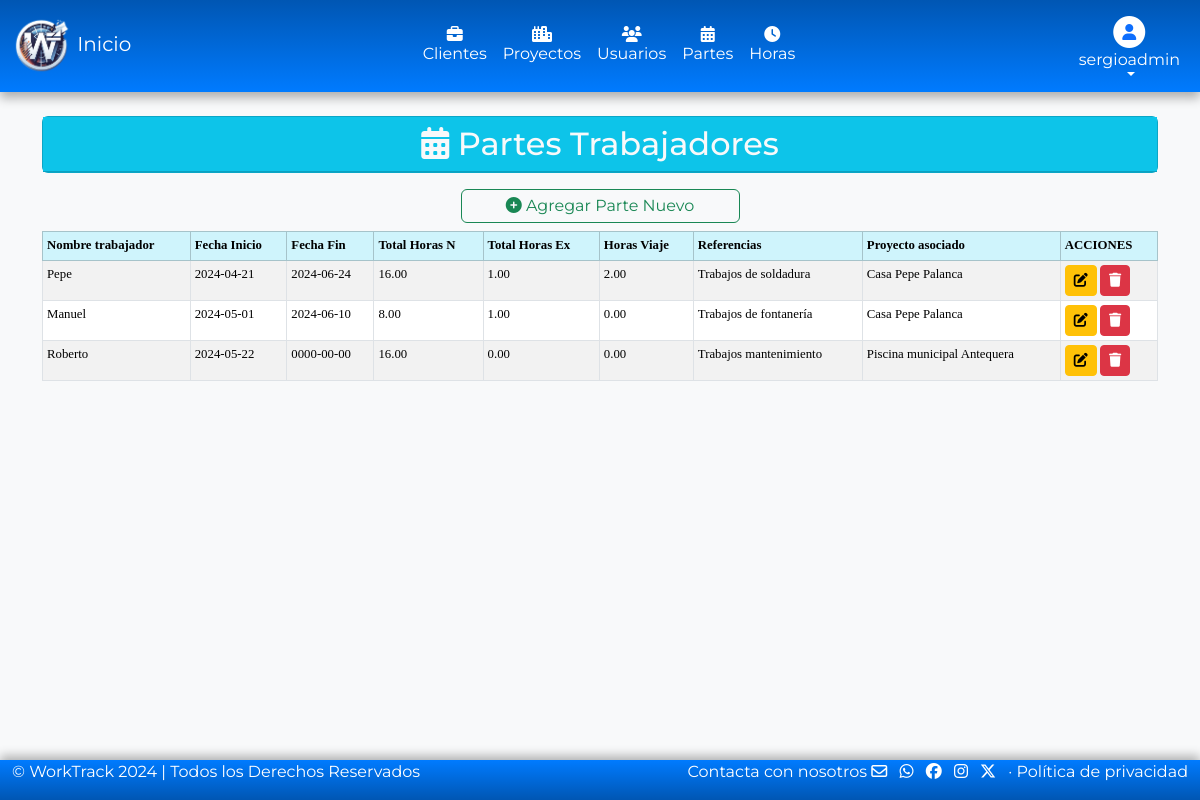
The page /models/partes/partes.php (signed in) on the database as committed earlier.
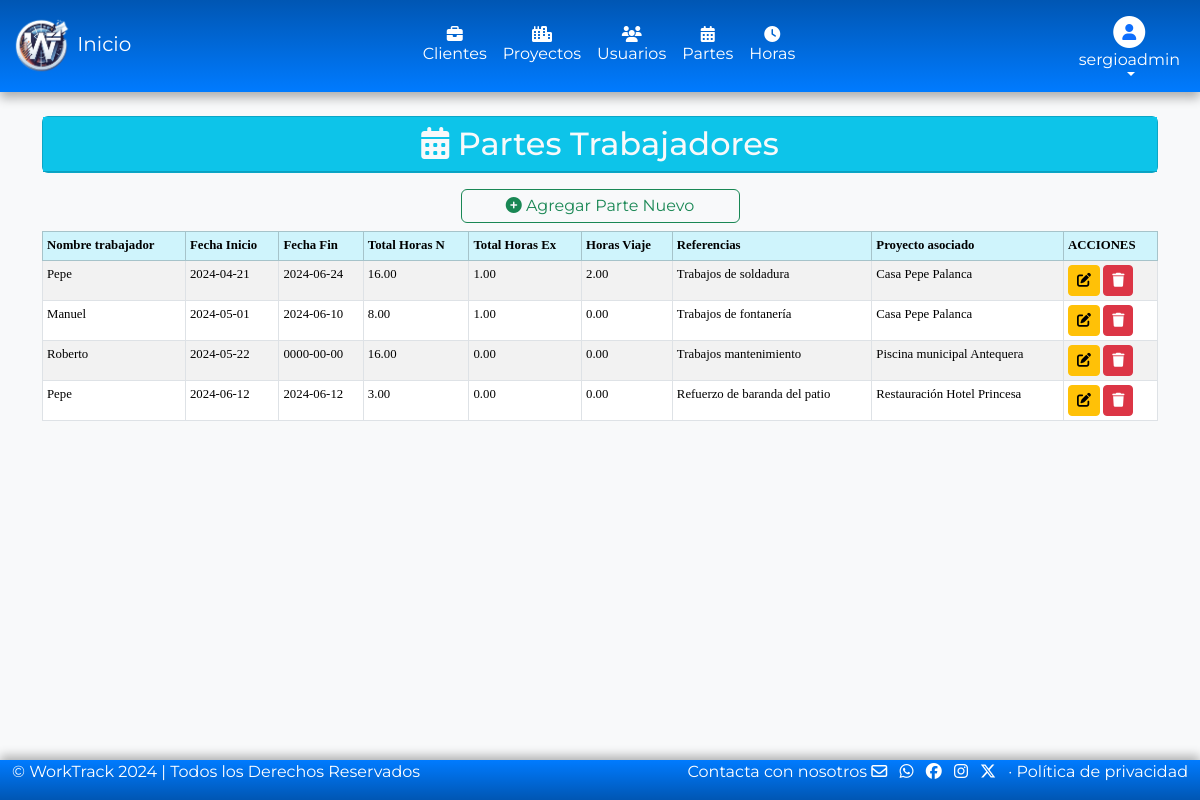
The same page on the database as committed later.
### tables this page shows
CREATE TABLE `partes` (
  `idParte` int(11) NOT NULL,
  `fechaInicio` date DEFAULT NULL,
  `fechaFin` date DEFAULT NULL,
  `totalHorasNormales` decimal(5,2) DEFAULT NULL,
  `totalHorasExtras` decimal(5,2) DEFAULT NULL,
  `horasViaje` decimal(5,2) DEFAULT NULL,
  `comentarios` text DEFAULT NULL,
  `idUsuario` int(11) DEFAULT NULL,
  `idProyecto` int(11) DEFAULT NULL
);

CREATE TABLE `usuarios` (
  `idUsuario` int(11) NOT NULL,
  `usuario` varchar(50) NOT NULL,
  `password` varchar(100) NOT NULL,
  `nombre` varchar(50) DEFAULT NULL,
  `apellidos` varchar(100) DEFAULT NULL,
  `direccion` varchar(100) DEFAULT NULL,
  `telefono` varchar(9) DEFAULT NULL,
  `email` varchar(50) DEFAULT NULL,
  `idRol` int(5) NOT NULL
);

CREATE TABLE `proyectos` (
  `idProyecto` int(11) NOT NULL,
  `nombre` varchar(100) DEFAULT NULL,
  `lugar` varchar(100) DEFAULT NULL,
  `fechaInicio` date DEFAULT NULL,
  `fechaFin` date DEFAULT NULL,
  `idCliente` int(11) DEFAULT NULL
);

### models/partes/partes.php (the view, shortened to what this page needs)
<?php
require '../../config/conexion.php';
if ($_SESSION['rol'] == 1) {
    $consultaParte = $conexionbd->prepare("SELECT partes.idParte, partes.fechaInicio, partes.fechaFin,
    SUM(partesHoras.horasNormales) AS totalHorasNormales,
    SUM(partesHoras.horasExtras) AS totalHorasExtras,
    partes.horasViaje, partes.comentarios, usuarios.nombre AS nombreUsuario, proyectos.nombre AS nombreProyecto
    FROM partes
    INNER JOIN usuarios ON partes.idUsuario = usuarios.idUsuario
    INNER JOIN proyectos ON partes.idProyecto = proyectos.idProyecto
    LEFT JOIN partesHoras ON partes.idParte = partesHoras.idParte
    GROUP BY partes.idParte
");
$consultaParte->execute();
}
?>
<!DOCTYPE html>
<html lang="es">
<head>
    <link rel="stylesheet" href="../../assets/css/bootstrap.min.css">
    <link rel="stylesheet" href="../../assets/css/all.min.css">
</head>
<header>
    <?php
    if ($_SESSION['rol'] == 1) {
        require_once('../headerAdmin.php');
    } elseif ($_SESSION['rol'] == 2) {
        require_once('../headerUser.php');
    }
    ?>
</header>
<body>
    <div class="container py-4">
        <div class="card text-bg-info mb-3">
            <span class="placeholder-wave col-12 placeholder-lg bg-info">
                <h2 class="card-header text-center text-light"><i class="fa-solid fa-calendar-days"></i> Partes Trabajadores</h2>
            </span>
        </div>
        <div class="d-grid col-3 mx-auto">
            <a href="#" class="btn btn-outline-success p-1" data-bs-toggle="modal" data-bs-target="#nuevoParteModal"><i class="fa-solid fa-circle-plus"></i> Agregar Parte Nuevo</a>
        </div>
        <div class="table-responsive-sm">
            <table class="table table-striped table-sm table-hover table-bordered mt-2" style="font-size: 0.8em;">
                <thead class="table-info">
                    <tr>
                        <th>Nombre trabajador</th>
                        <th>Fecha Inicio</th>
                        <th>Fecha Fin</th>
                        <th>Total Horas N</th>
                        <th>Total Horas Ex</th>
                        <th>Horas Viaje</th>
                        <th>Referencias</th>
                        <th>Proyecto asociado</th>
                        <th>ACCIONES</th>
                    </tr>
                </thead>
                <tbody class="table-secundary">
                    <?php while ($registro = $consultaParte->fetch(PDO::FETCH_ASSOC)) : ?>
                        <tr>
                            <td><?= $registro['nombreUsuario'] ?></td>
                            <td><?= $registro['fechaInicio'] ?></td>
                            <td><?= $registro['fechaFin'] ?></td>
                            <td><?= $registro['totalHorasNormales'] ?></td>
                            <td><?= $registro['totalHorasExtras'] ?></td>
                            <td><?= $registro['horasViaje'] ?></td>
                            <td><?= $registro['comentarios'] ?></td>
                            <td><?= $registro['nombreProyecto'] ?></td>
                            <td>
                                <a href="#" class="btn btn-sm btn-warning" data-bs-toggle="modal" data-bs-target="#editarParteModal" data-bs-id="<?= $registro['idParte'] ?>">
                                    <i class="fa-solid fa-pen-to-square"></i>
                                </a>
                                <a href="#" class="btn btn-sm btn-danger" data-bs-toggle="modal" data-bs-target="#eliminarParteModal" data-bs-id="<?= $registro['idParte'] ?>">
                                    <i class="fa-solid fa-trash"></i>
                                </a>
                            </td>
                        </tr>
                    <?php endwhile; ?>
                </tbody>
            </table>
        </div>
    </div>
</body>
<footer>
    <?php
    require_once('../footer.php');
    ?>
</footer>
</html>

Rows that differ between the two databases and show on the page:
added partes: idUsuario.nombre "Pepe", fechaInicio "2024-06-12", fechaFin "2024-06-12", totalHorasNormales "3.00", totalHorasExtras "0.00", horasViaje "0.00", comentarios "Refuerzo de baranda del patio", idProyecto.nombre "Restauración Hotel Princesa"
